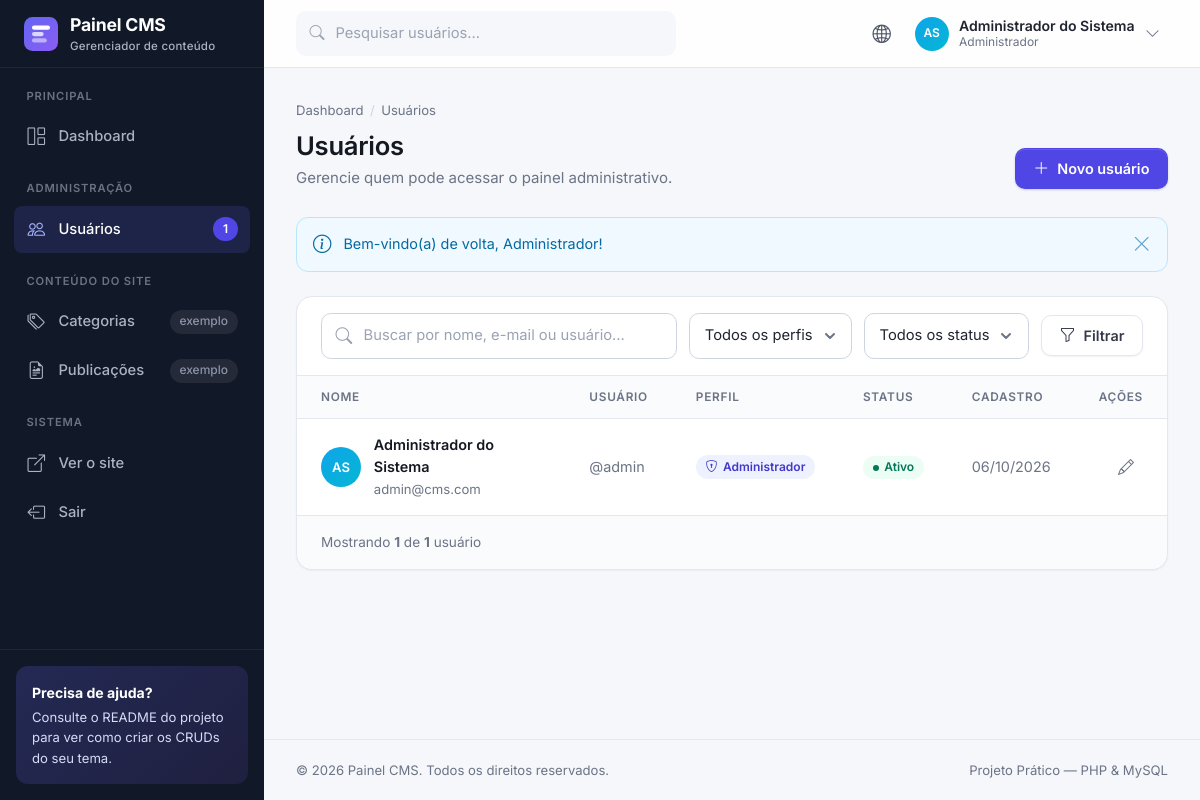
Page /pages/usuarios.php (signed in) on the committed database.
### tables this page shows
CREATE TABLE usuarios (
  id            INT UNSIGNED NOT NULL AUTO_INCREMENT,
  nome          VARCHAR(100) NOT NULL,
  email         VARCHAR(150) NOT NULL,
  usuario       VARCHAR(30)  NOT NULL,                   
  senha         VARCHAR(255) NOT NULL,                   
  telefone      VARCHAR(20)  NULL,
  foto          VARCHAR(255) NULL,                       
  biografia     MEDIUMTEXT   NULL,                       
  perfil        ENUM('admin','editor') NOT NULL DEFAULT 'editor',
  status        TINYINT(1)   NOT NULL DEFAULT 1,         
  criado_em     DATETIME     NOT NULL DEFAULT CURRENT_TIMESTAMP,
  atualizado_em DATETIME     NULL ON UPDATE CURRENT_TIMESTAMP,
  ultimo_acesso DATETIME     NULL,

  PRIMARY KEY (id),
  UNIQUE KEY uk_usuarios_email   (email),
  UNIQUE KEY uk_usuarios_usuario (usuario),
  KEY idx_usuarios_perfil_status (perfil, status)        
);

### includes/auth.php (called while the page is built, shortened)
<?php
require_once __DIR__ . '/sessao.php';
$sql = $pdo->prepare('SELECT id, nome, email, usuario, foto, perfil, status FROM usuarios WHERE id = ?');
$sql->execute([$_SESSION['usuario_id']]);
$usuarioLogado = $sql->fetch();
function ehAdmin(): bool
{
    return ($_SESSION['usuario_perfil'] ?? '') === 'admin';
}

### pages/usuarios.php (the view, shortened to what this page needs)
<?php
require_once '../includes/auth.php';
require_once '../config/conexao.php';
require_once '../includes/usuarios-funcoes.php';
$porPagina = 8;
$busca  = get('busca');
$pagina = max(1, (int) get('pagina'));
$condicoes  = [];
$parametros = [];
$where = $condicoes ? 'WHERE ' . implode(' AND ', $condicoes) : '';
$sql = $pdo->prepare("SELECT COUNT(*) FROM usuarios $where");
$sql->execute($parametros);
$total = (int) $sql->fetchColumn();
$totalPaginas = max(1, (int) ceil($total / $porPagina));
$pagina       = min($pagina, $totalPaginas);
$offset       = ($pagina - 1) * $porPagina;
$sql = $pdo->prepare(
    "SELECT id, nome, email, usuario, foto, perfil, status, criado_em
       FROM usuarios
       $where
      ORDER BY nome
      LIMIT :limite OFFSET :offset"
);
$sql->bindValue(':limite', $porPagina, PDO::PARAM_INT);
$sql->bindValue(':offset', $offset, PDO::PARAM_INT);
$sql->execute();
$usuarios = $sql->fetchAll();
require_once '../includes/header.php';
?>
      <main class="content">
        <div class="page-header">
          <div>
            <ol class="breadcrumb">
              <li><a href="dashboard.php">Dashboard</a></li>
              <li>Usuários</li>
            </ol>
            <h1>Usuários</h1>
            <p>Gerencie quem pode acessar o painel administrativo.</p>
          </div>
          <div class="page-header__actions">
            <a href="usuarios-cadastrar.php" class="btn btn-primary"><i class="bi bi-plus-lg"></i> Novo usuário</a>
          </div>
        </div>
        <?php exibirMensagem(); ?>
        <section class="card">
          <form class="filters" id="formFiltros" action="usuarios.php" method="get">
            <div class="input-icon">
              <input type="search" class="form-control" id="busca" name="busca" placeholder="Buscar por nome, e-mail ou usuário..." aria-label="Buscar" value="<?= e($busca) ?>">
            </div>
            <select class="form-select" id="filtroPerfil" name="perfil" aria-label="Filtrar por perfil">
              <option value="">Todos os perfis</option>
            </select>
            <select class="form-select" id="filtroStatus" name="status" aria-label="Filtrar por status">
              <option value="">Todos os status</option>
            </select>
            <button type="submit" class="btn btn-light"><i class="bi bi-funnel"></i> Filtrar</button>
          </form>
          <div class="table-responsive">
            <table class="table table--stack" id="tabelaUsuarios">
              <thead>
                <tr>
                  <th>Nome</th>
                  <th>Usuário</th>
                  <th>Perfil</th>
                  <th>Status</th>
                  <th>Cadastro</th>
                  <th class="col-actions">Ações</th>
                </tr>
              </thead>
              <tbody>
                <?php foreach ($usuarios as $u): ?>
                <tr>
                  <td class="col-user">
                    <div class="user-cell">
                      <?= avatar($u) ?>
                      <div><span class="user-cell__name"><?= e($u['nome']) ?></span><span class="user-cell__email"><?= e($u['email']) ?></span></div>
                    </div>
                  </td>
                  <td data-label="Usuário" class="text-muted">@<?= e($u['usuario']) ?></td>
                  <td data-label="Perfil"><?= badgePerfil($u['perfil']) ?></td>
                  <td data-label="Status"><?= badgeStatus($u['status']) ?></td>
                  <td data-label="Cadastro" class="text-muted"><?= formatarData($u['criado_em']) ?></td>
                  <td class="col-actions">
                    <a href="usuarios-editar.php?id=<?= $u['id'] ?>" class="action-btn" title="Editar" aria-label="Editar <?= e($u['nome']) ?>"><i class="bi bi-pencil"></i></a>
                  </td>
                </tr>
                <?php endforeach; ?>
              </tbody>
            </table>
          </div>
          <div class="card__footer">
            <span class="pagination-info">Mostrando <strong><?= count($usuarios) ?></strong> de <strong><?= $total ?></strong> <?= $total === 1 ? 'usuário' : 'usuários' ?></span>
          </div>
        </section>
      </main>
<?php
require_once '../includes/footer.php';
?>

### includes/header.php (shortened to what this page needs)
<!DOCTYPE html>
<html lang="pt-BR">
<head>
  <link rel="stylesheet" href="../css/vendor/bootstrap-icons/bootstrap-icons.min.css">
  <link rel="stylesheet" href="../css/style.css">
</head>
<body>
  <div class="app">
    <?php require __DIR__ . '/sidebar.php'; ?>
    <div class="main">
      <header class="topbar">
        <?php if (ehAdmin()): ?>
        <form class="topbar__search" action="usuarios.php" method="get" role="search">
          <i class="bi bi-search"></i>
          <input type="search" class="form-control" name="busca" placeholder="Pesquisar usuários..." aria-label="Pesquisar usuários">
        </form>
        <?php endif; ?>
        <div class="topbar__actions">
          <a href="#" class="icon-btn" title="Ver o site" target="_blank" rel="noopener"><i class="bi bi-globe2"></i></a>
          <div class="dropdown">
            <button type="button" class="user-menu" data-dropdown-toggle aria-haspopup="true" aria-expanded="false">
              <?= avatar($usuarioLogado, 'avatar-sm') ?>
              <span class="user-menu__info">
                <span class="user-menu__name"><?= e($usuarioLogado['nome']) ?></span>
                <span class="user-menu__role"><?= nomePerfil($usuarioLogado['perfil']) ?></span>
              </span>
              <i class="bi bi-chevron-down text-muted"></i>
            </button>
          </div>
        </div>
      </header>

### includes/funcoes.php (shortened to what this page needs)
<?php
function e($texto): string
{
    return htmlspecialchars((string) $texto, ENT_QUOTES, 'UTF-8');
}
function get(string $campo): string
{
    $valor = $_GET[$campo] ?? '';
    return is_string($valor) ? trim($valor) : '';
}
function exibirMensagem(): void
{
    $mensagem = $_SESSION['mensagem'];
    $icones = [
        'success' => 'bi-check-circle',
        'danger'  => 'bi-exclamation-octagon',
        'warning' => 'bi-exclamation-triangle',
        'info'    => 'bi-info-circle',
    ];
    $tipo = isset($icones[$mensagem['tipo']]) ? $mensagem['tipo'] : 'info';
    echo '<div class="alert alert-' . $tipo . '" role="alert">'
       . '<i class="bi ' . $icones[$tipo] . '"></i>'
       . '<div>' . e($mensagem['texto']) . '</div>'
       . '<button type="button" class="alert__close" aria-label="Fechar"><i class="bi bi-x-lg"></i></button>'
       . '</div>';
}
function formatarData(?string $data, bool $comHora = false): string
{
    return date($comHora ? 'd/m/Y \à\s H:i' : 'd/m/Y', strtotime($data));
}
function nomePerfil(string $perfil): string
{
    return $perfil === 'admin' ? 'Administrador' : 'Editor';
}
function iniciais(string $nome): string
{
    $partes = preg_split('/\s+/', trim($nome));
    $primeira = mb_substr($partes[0], 0, 1);
    $ultima   = count($partes) > 1 ? mb_substr(end($partes), 0, 1) : '';
    return mb_strtoupper($primeira . $ultima);
}
function avatar(array $usuario, string $classeExtra = ''): string
{
    $classe = trim('avatar ' . $classeExtra);
    $cor = 'avatar--c' . (($usuario['id'] % 5) + 1);
    return '<span class="' . $classe . ' ' . $cor . '">' . e(iniciais($usuario['nome'])) . '</span>';
}

### includes/usuarios-funcoes.php (shortened to what this page needs)
<?php
function badgePerfil(string $perfil): string
{
    return $perfil === 'admin'
        ? '<span class="badge badge-primary"><i class="bi bi-shield-lock"></i> Administrador</span>'
        : '<span class="badge badge-info"><i class="bi bi-pencil-square"></i> Editor</span>';
}
function badgeStatus($status): string
{
    return (int) $status === 1
        ? '<span class="badge badge-success badge-dot">Ativo</span>'
        : '<span class="badge badge-gray badge-dot">Inativo</span>';
}

### rows in the picture
usuarios: nome "AS", nome "Administrador do Sistema", perfil "Administrador", email "admin@cms.com", usuario "admin", status "Ativo", criado_em "06/10/2026"

### other values in the picture
$totalUsuariosMenu "1"
$mensagem['texto'] "Bem-vindo(a) de volta, Administrador!"
count($usuarios) "1"
$total "1"
